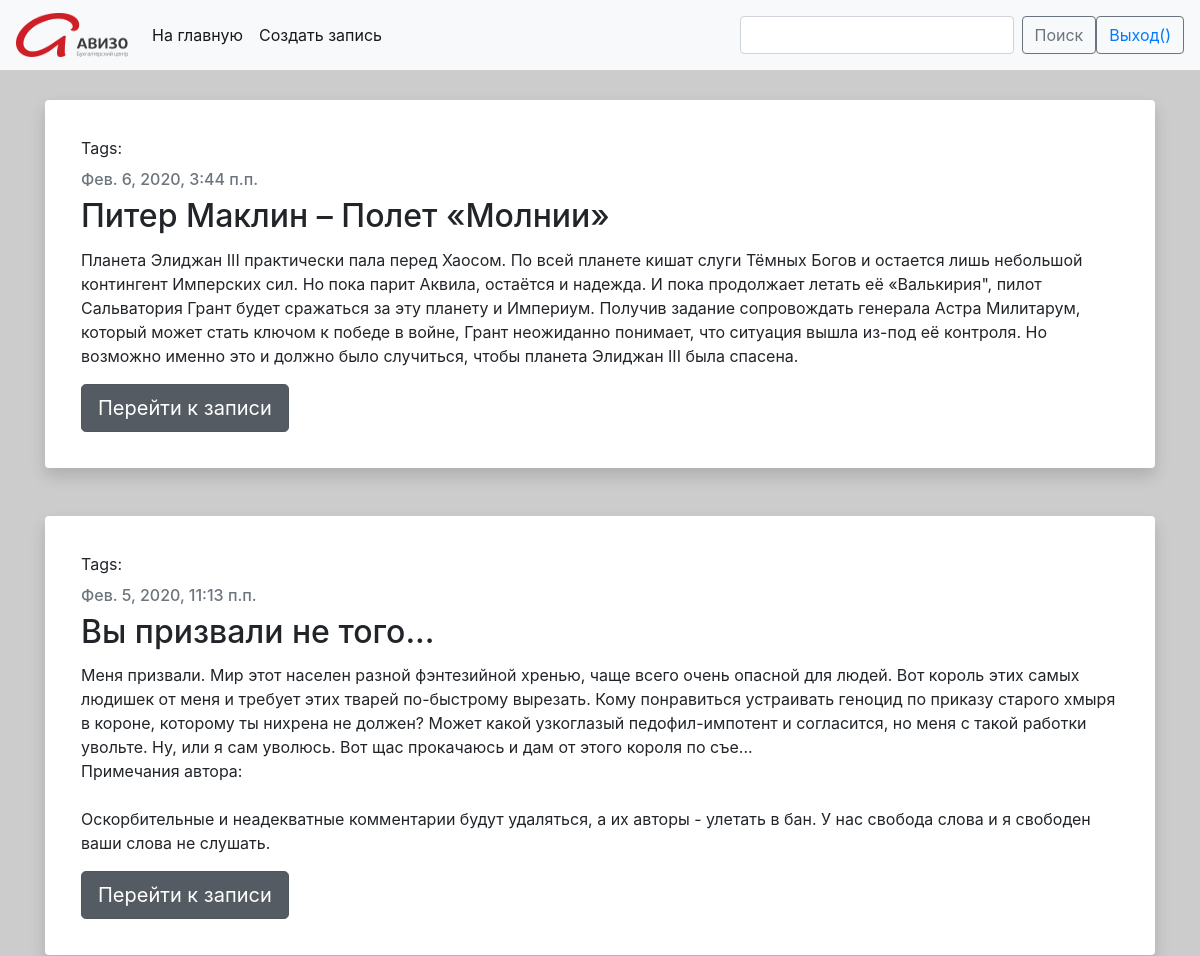
Page / (signed in, upper part) on the earlier database version.
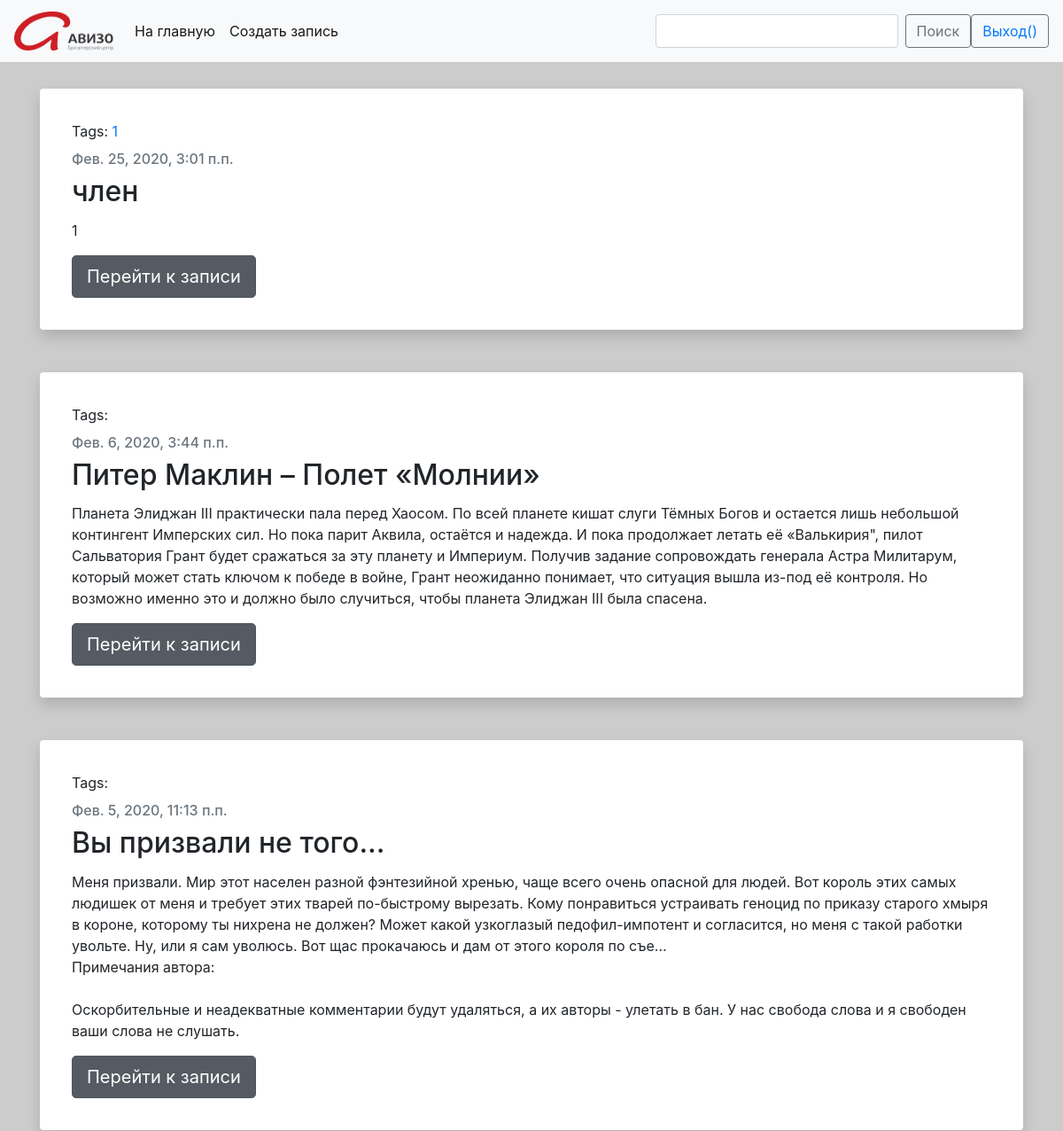
Same page on the later database version.
### blog/models.py (models this page shows, shortened)
class Post(models.Model):
    author = models.ForeignKey(settings.AUTH_USER_MODEL, on_delete=models.CASCADE)
    title = models.CharField(max_length=200)
    text = models.TextField()
    created_date = models.DateTimeField(default=timezone.now)
    published_date = models.DateTimeField(blank=True, null=True)
    tags = TaggableManager(through=RuTaggedItem)

### blog/views.py (the view)
# urls.py: path('', views.PostListView.as_view(), name='post_list'),
class PostListView(View):
    def get(self, request, tag_slug=None):
        post_with_tags = Post.objects.all()
        user = str(request.user)
        anon = 'AnonymousUser'
        if user is anon:
            return redirect('../login')
        if tag_slug:
            tag = get_object_or_404(Tag, slug=tag_slug)
            post_with_tags = post_with_tags.filter(tags__in=[tag])
            return render(request, 'blog/post_list.html', {'posts': post_with_tags, 'tag': tag})
        else:
            print(user)
            posts = Post.objects.filter(published_date__lte=timezone.now()).order_by('-published_date')
            return render(request, 'blog/post_list.html', {'posts': posts})

### blog/templates/blog/post_list.html (shortened to what this page needs)
<!doctype html>
<html lang="en">
    <head>
        <link rel="stylesheet" href="https://stackpath.bootstrapcdn.com/bootstrap/4.4.1/css/bootstrap.min.css">
    </head>
    <body>
        {% extends 'blog/base.html' %}
        {% block content %}
            {% include 'include/post.html' %}
        {% endblock %}

### blog/templates/blog/base.html (shortened to what this page needs)
<!doctype html>
{% load static %}
<html lang="en">
    <head>
        <link rel="stylesheet" href="https://stackpath.bootstrapcdn.com/bootstrap/4.4.1/css/bootstrap.min.css">
    </head>
    <body>
        <nav class="navbar navbar-expand-lg navbar-light bg-light">
            <a class="navbar-brand" href="{% url 'post_list' %}"><img src="{% static 'images/logo.png' %}" width="112" height="44" alt=""></a>
                <div class="collapse navbar-collapse" id="navbarSupportedContent">
                    <ul class="navbar-nav mr-auto">
                        <li class="nav-item active">
                            <a class="nav-link" href="{% url 'post_list' %}">На главную<span class="sr-only">(current)</span></a>
                        </li>
                        <li class="nav-item active">
                            <a class="nav-link" href="{% url 'post_new' %}">Создать запись</a>
                        </li>
                    </ul>
                    <form class="form-inline my-2 my-lg-0">
                        <input class="form-control mr-sm-2" type="search" placeholder="" aria-label="Search">
                        <button class="btn btn btn-outline-secondary my-2 my-sm-0" type="submit">Поиск</button>
                        <button class="btn btn btn-outline-secondary my-2 my-sm-0" type="submit">
                            {% if request.user.is_authenticated %}
                                <a href="{% url 'logout' %}">Выход({{ request.user.first_name }})</a>
                            {% else %}
                                <a href="{% url 'login' %}">Логин</a>
                            {% endif %}
                        </button>
                    </form>
                </div>
        </nav>
        <div class="content container" style="padding-top: 30px">
            {% block content %}
            {% endblock %}
        </div>
    </body>
</html>

### blog/templates/include/post.html
{% for post in posts %}
    <div class="shadow p-3 mb-5 bg-white rounded">
        <div class="card-body">
            <p class="tags">Tags: {% for tag in post.tags.all %}<a href="{% url 'post_list_by_tag' tag.slug %}">{{ tag.name }}</a>{% if not forloop.last %}, {% endif %} {% endfor %}</p>
            <h6 class="card-subtitle mb-2 text-muted">{{ post.published_date }}</h6>
            <h2 class="card-title">{{ post.title }}</h2>
            <p class="card-text">{{ post.text|linebreaksbr }}</p>
            <a class="btn btn-secondary btn-lg active" href="{% url 'post_detail' pk=post.pk %}" role="button" aria-pressed="true">Перейти к записи</a>
        </div>
    </div>
{% endfor %}

### blog/templates/blog/base.html (style rules this page uses)
body { background: #cccccc; }

Differences in the rows shown:
added Post: published_date "Фев. 25, 2020, 3:01 п.п.", title "член", text "1"
added Tag: name "1"
